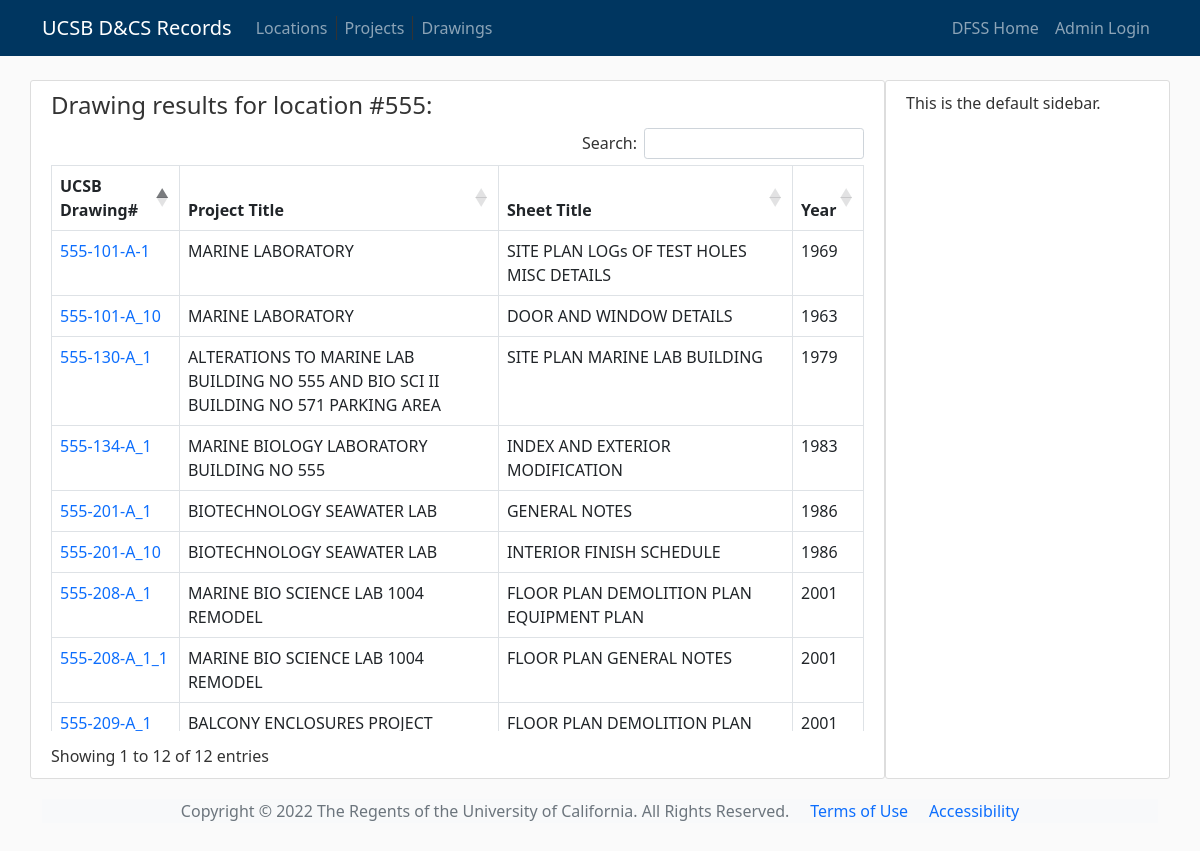
The page /drawings/555/ on the database as committed earlier.
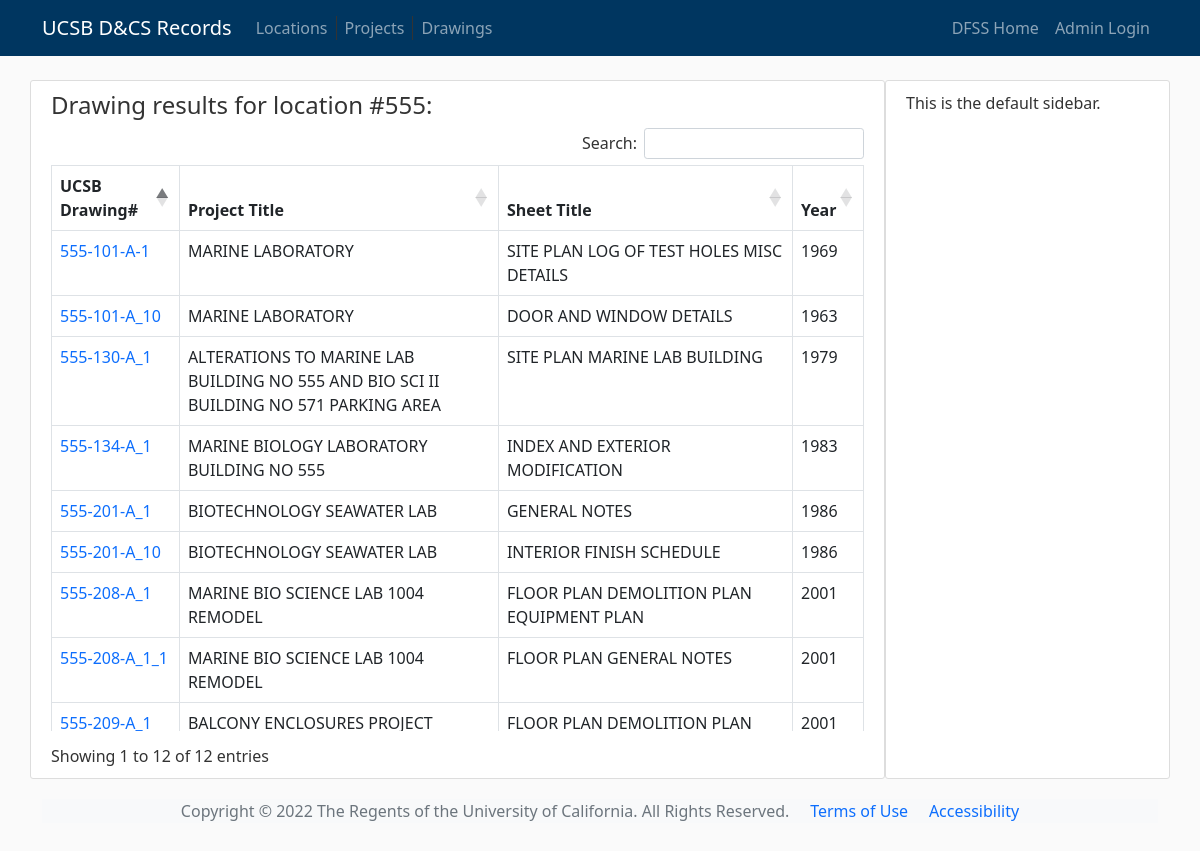
The same page on the database as committed later.
### flaskdraw/models.py (models this page shows, shortened)
class Drawings(db.Model):
    id = db.Column(db.Integer, primary_key=True)
    oldname = db.Column(db.String(255), nullable=True)
    newname = db.Column(db.String(255), nullable=True)
    locnum = db.Column(db.Integer, nullable=True)
    drawnum = db.Column(db.Integer, nullable=True)
    project_title = db.Column(db.String(255), nullable=True)
    project_number = db.Column(db.String(50), nullable=True)
    project_year = db.Column(db.Integer, nullable=True)
    sheet_title = db.Column(db.String(255), nullable=True)
    sheet_number = db.Column(db.String(255), nullable=True)
    discipline = db.Column(db.String(255), nullable=True)
    drawing_version = db.Column(db.String(255), nullable=True)
    notes = db.Column(db.Text, nullable=True)
    physical_location = db.Column(db.String(255), nullable=True)

### flaskdraw/bp_drawings/routes.py (the view)
@bp_drawings.route("/drawings/<int:locnum>/")
def location_set(locnum):
    drawings = (
        Drawings.query.order_by(Drawings.locnum.asc(), Drawings.drawnum.asc())
        .filter(Drawings.locnum == locnum)
        .all()
    )
    return render_template(
        "drawings.html",
        drawings=drawings,
        title="Drawing search results",
        subheading="Drawing results for location #" + str(locnum) + ":",
        base_drawings_url=base_drawings_url,
    )

### flaskdraw/templates/drawings.html (shortened to what this page needs)
{% extends 'base.html' %}
{% block content%}
<h4>{{ subheading }}</h4>
<div class="table-responsive">
  <table id="draws_list" class="table table-hover table-bordered">
    <thead>
      <tr>
        <th scope="col">UCSB Drawing#</th>
        <th scope="col">Project Title</th>
        <th scope="col">Sheet Title</th>
        <th scope="col">Year</th>
      </tr>
    </thead>
    <tbody>
      {% if drawings %}
        {% for draw in drawings %}
        <tr>
          <td scope="row"><a href="{{ '{url}/{locnum}/{newname}'.format(url = base_drawings_url, locnum = draw.locnum, newname = draw.newname) }}" target="_blank">
            {{ draw.locnum }}-{{ draw.drawnum }}-{{ draw.sheet_number }}</a></td>
          <td>{{ draw.project_title }}</td>
          <td>{{ draw.sheet_title }}</td>
          <td>{{ draw.project_year }}</td>
        </tr>
        {% endfor %}
      {% elif no_search %}
      <tr>
        <td>Begin your search on the right -></td>
      </tr>
      {% else %}
        <tr>
          <td>Your query returned no results</td>
        </tr>
      {% endif %}
    </tbody>
  </table>
</div>
{% endblock %}

### flaskdraw/templates/base.html (shortened to what this page needs)
<!doctype html>
<html lang="en">
<head>
    <link rel="stylesheet" href="https://cdn.jsdelivr.net/npm/bootstrap@5.1.3/dist/css/bootstrap.min.css"
>
    <link rel="stylesheet" href="https://cdn.datatables.net/1.12.0/css/dataTables.bootstrap5.min.css">
    <link rel="stylesheet" type="text/css" href="{{ url_for('static', filename='base.css') }}">
</head>
<body>
    <header class="site-header">
        <nav class="navbar navbar-expand-md navbar-dark bg-steel fixed-top">
            <div class="container">
                <a class="navbar-brand" href="{{ url_for('bp_main.index') }}">UCSB D&CS Records</a>
                <div class="collapse navbar-collapse" id="navbarSupportedContent">
                    <ul class="navbar-nav me-auto mb-2 mb-lg-0">
                        <li class="nav-item">
                            <a class="nav-item nav-link" href="{{ url_for('bp_locations.locations') }}">Locations</a>
                        </li>
                        <li class="nav-item">
                            <a class="nav-item nav-link" href="{{ url_for('bp_projects.projects') }}">Projects</a>
                        </li>
                        <li class="nav-item">
                            <a class="nav-item nav-link" href="{{ url_for('bp_drawings.search_drawings') }}">Drawings</a>
                        </li>
                    </ul>
                    <ul class="navbar-nav d-flex">
                        {% if current_user.is_authenticated %}
                        <li class="nav-item:">
                            <a class="nav-item nav-link" href="{{ url_for('bp_drawings.add_drawing') }}">Add Drawing</a>
                        </li>
                        <li class="nav-item:">
                            <a class="nav-item nav-link" href="{{ url_for('bp_locations.add_loc') }}">Add Location</a>
                        </li>
                        <li class="nav-item:">
                            <a class="nav-item nav-link" href="{{ url_for('bp_users.account') }}">Account</a>
                        </li>
                        <li class="nav-item:">
                            <a class="nav-item nav-link" href="{{ url_for('bp_users.logout') }}">Logout</a>
                        </li>
                        {% else %}
                        <li class="nav-item:">
                            <a class="nav-item nav-link" href="https://www.dfss.ucsb.edu/">DFSS Home</a>
                        </li>
                        <li class="nav-item:">
                            <a class="nav-item nav-link" href="{{ url_for('bp_users.login') }}">Admin Login</a>
                        </li>
                        {% endif %}
                    </ul>
                </div>
            </div>
        </nav>
    </header>
    <main role="main" class="container-sm">
        <div class="row">
            <div class="col-md-9 order-first content-section" >
                {% block content %}{% endblock %}
            </div>
            <div class="col-md-3 order-last content-section" >
                {% if sidebar == 'drawingsearch' %}
                <h4>Search For Drawings:</h4>
                <form method="post" class="row g-3">
                    {{ form.csrf_token }}
                    <div class="col-md-6">
                        <label class="form-label">{{ form.locnum.label }}</label>
                        {{ form.locnum(class_="form-control") }}
                        {% if form.locnum.errors %}
                        <ul class="errors">
                        {% for error in form.locnum.errors %}
                        <li>{{ error }}</li>
                        {% endfor %}
                        </ul>
                        {% endif %}
                    </div>
                    <div class="col-md-6">
                        <label class="form-label">{{ form.drawnum.label }}</label>
                        {{ form.drawnum(class_="form-control") }}
                        {% if form.drawnum.errors %}
                        <ul class="errors">
                        {% for error in form.drawnum.errors %}
                        <li>{{ error }}</li>
                        {% endfor %}
                        </ul>
                        {% endif %}
                    </div>
                    <div class="col-12">
                        <label class="form-label">{{ form.project_title.label }}</label>
                        {{ form.project_title(class_="form-control") }}
                        {% if form.project_title.errors %}
                        <ul class="errors">
                        {% for error in form.project_title.errors %}
                        <li>{{ error }}</li>
                        {% endfor %}
                        </ul>
                        {% endif %}
                    </div>
                    <div class="col-12">
                        <label class="form-label">{{ form.sheet_title.label }}</label>
                        {{ form.sheet_title(class_="form-control") }}
                        {% if form.sheet_title.errors %}
                        <ul class="errors">
                        {% for error in form.sheet_title.errors %}
                        <li>{{ error }}</li>
                        {% endfor %}
                        </ul>
                        {% endif %}
                    </div>
                    <div class="col-md-6">
                        <label class="form-label">{{ form.sheet_number.label }}</label>
                        {{ form.sheet_number(class_="form-control") }}
                        {% if form.sheet_number.errors %}
                        <ul class="errors">
                        {% for error in form.sheet_number.errors %}
                        <li>{{ error }}</li>
                        {% endfor %}
                        </ul>
                        {% endif %}
                    </div>
                    <div class="col-md-6">
                        <label class="form-label">{{ form.discipline.label }}</label>
                        {{ form.discipline(class_="form-control") }}
                        {% if form.discipline.errors %}
                        <ul class="errors">
                        {% for error in form.discipline.errors %}
                        <li>{{ error }}</li>
                        {% endfor %}
                        </ul>
                        {% endif %}
                    </div>
                    <div class="col-12">
                        <button type="submit" class="btn btn-primary">Search</button>
                    </div>
                </form>
                {% else %}
                <p>
                    This is the default sidebar.
                </p>
                {% endif %}
            </div>
        </div>
<footer class="text-center text-lg-start bg-light text-muted">
<div class="d-flex justify-content-center">
    <span class="copyright">Copyright © 2022 The Regents of the University of California. All Rights Reserved.</span> &nbsp; &nbsp; &nbsp;
    <a href="https://www.ucsb.edu/terms-of-use">Terms of Use</a>  &nbsp; &nbsp; &nbsp;
    <a href="https://www.ucsb.edu/accessibility">Accessibility</a>
</div>
</footer>
    </main>
</body>
</html>

### flaskdraw/static/base.css (style rules this page uses)
body { background: #fafafa; color: #333333; margin-top: 5rem; }
.bg-steel { background-color: #003660; }
.content-section { background: #ffffff; padding: 10px 20px; border: 1px solid #dddddd; border-radius: 3px; margin-bottom: 20px; }
@media only screen and (min-width: 992px) { .navbar .navbar-nav .nav-item .nav-link { padding: 0 0.5em; } }
@media only screen and (min-width: 992px) { .navbar .navbar-nav .nav-item:not(:last-child) .nav-link { border-right: 1px solid #333333; } }
a:not([class]) { text-decoration: none; }

Rows that differ between the two databases and show on the page:
changed Drawings: sheet_title "SITE PLAN LOGs OF TEST HOLES MISC DETAILS" → "SITE PLAN LOG OF TEST HOLES MISC DETAILS"
